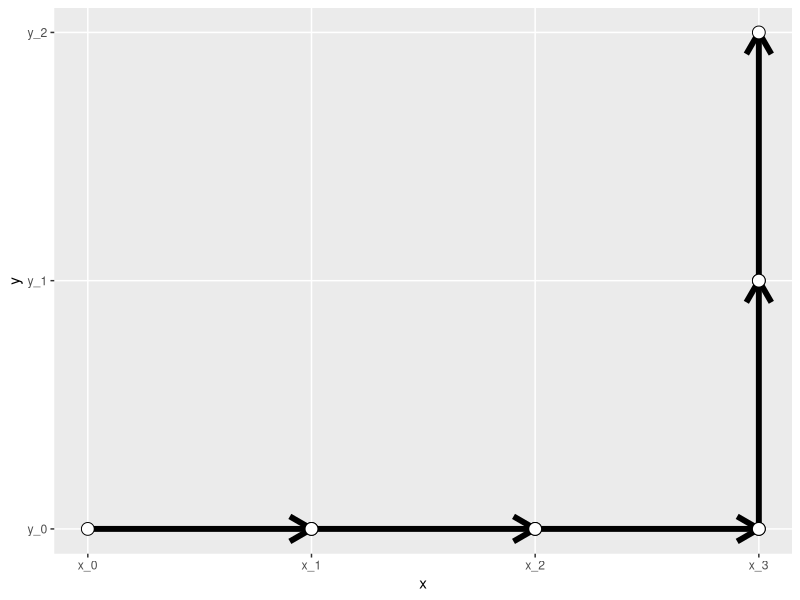

This chart was generated by the following R code:
## ---- chunk 1
knitr::opts_chunk$set(
  collapse = TRUE,
  echo = FALSE,
  warning = FALSE,
  message = FALSE,
  comment = "#>"
)
## ---- chunk 2
library(ggplot2)
d=data.frame(x=c(0,1,2,3,3), y=c(0,0,0,0,1), vx=c(1,2,3,3,3), vy=c(0, 0, 0, 1, 2))

ggplot() + 
geom_segment(data=d, mapping=aes(x=x, y=y, xend=vx, yend=vy), arrow=arrow(), size=2, color="black") + 
geom_point(data=d, mapping=aes(x=x, y=y), size=4, shape=21, fill="white") +
geom_point(data=d, mapping=aes(x=vx, y=vy), size=4, shape=21, fill="white") +
scale_x_continuous(breaks=c(0, 1, 2, 3), labels=c("x_0", "x_1", "x_2", "x_3")) +
scale_y_continuous(breaks=c(0, 1, 2, 3), labels=c("y_0", "y_1", "y_2", "y_3")) +
theme(panel.grid.minor.x = element_blank()) +
theme(panel.grid.minor.y = element_blank())
